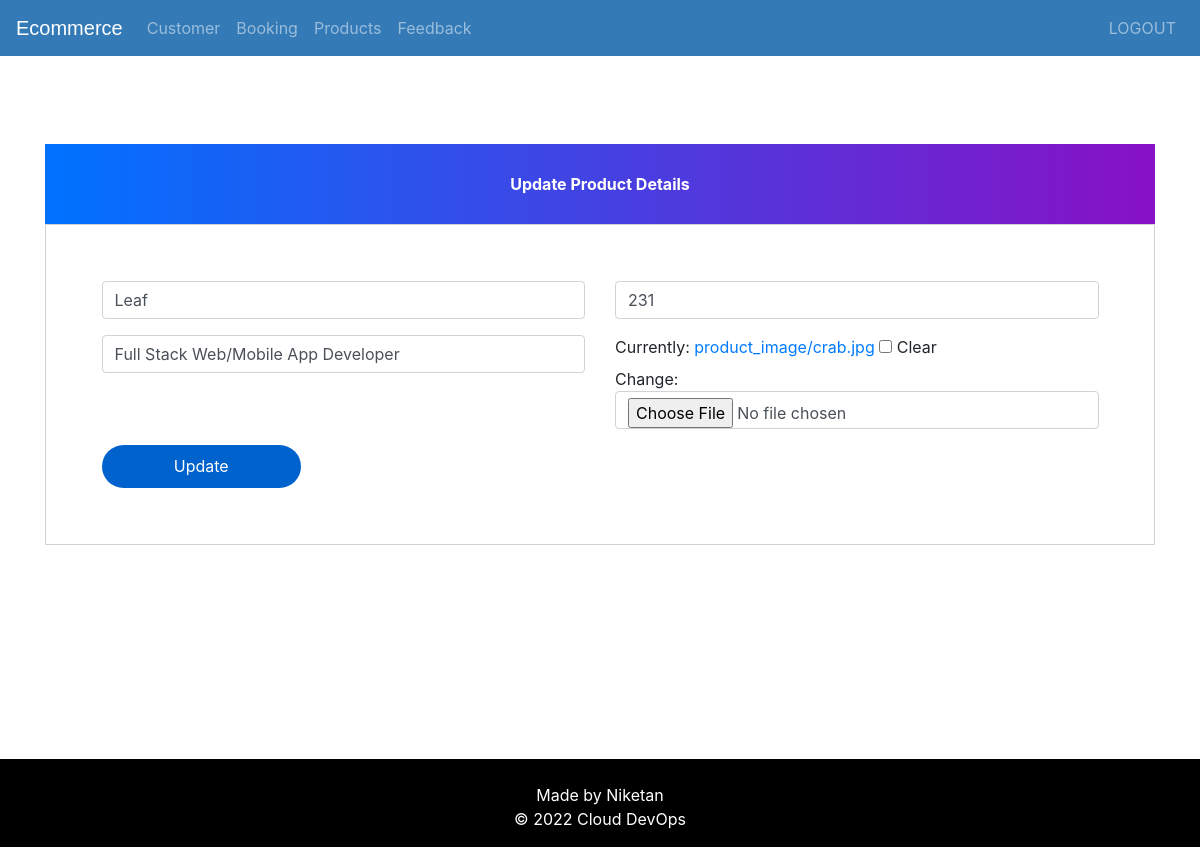
Screenshot of /update-product/3 (signed in) with the database file from the repository.
### ecom/models.py (models this page shows, shortened)
class Product(models.Model):
    name=models.CharField(max_length=40)
    product_image= models.ImageField(upload_to='product_image/',null=True,blank=True)
    price = models.PositiveIntegerField()
    description=models.CharField(max_length=40)

### ecom/views.py (the view)
# urls.py: path('update-product/<int:pk>', views.update_product_view,name='update-product'),
@login_required(login_url='adminlogin')
def update_product_view(request,pk):
    product=models.Product.objects.get(id=pk)
    productForm=forms.ProductForm(instance=product)
    if request.method=='POST':
        productForm=forms.ProductForm(request.POST,request.FILES,instance=product)
        if productForm.is_valid():
            productForm.save()
            return redirect('admin-products')
    return render(request,'ecom/admin_update_product.html',{'productForm':productForm})

### ecom/forms.py
class ProductForm(forms.ModelForm):
    class Meta:
        model=models.Product
        fields=['name','price','description','product_image']

### templates/ecom/admin_update_product.html (shortened to what this page needs)
{% extends 'ecom/admin_base.html' %}
{% load widget_tweaks %}
{% block content %}
<head>
  <link href="//maxcdn.bootstrapcdn.com/bootstrap/4.1.1/css/bootstrap.min.css" rel="stylesheet" id="bootstrap-css">
</head>
<br><br><br><br><br><br>
<form method="post" enctype="multipart/form-data">
  <div class="container register-form">
    <div class="form">
      <div class="note">
        <p>Update Product Details</p>
      </div>
      <div class="form-content">
        <div class="row">
          <div class="col-md-6">
            <div class="form-group">
              {% render_field productForm.name class="form-control" placeholder="Product Name" %}
            </div>
            <div class="form-group">
              {% render_field productForm.description class="form-control" placeholder="Description" %}
            </div>
          </div>
          <div class="col-md-6">
            <div class="form-group">
              {% render_field productForm.price class="form-control" placeholder="Price" %}
            </div>
            <div class="form-group">
              {% render_field productForm.product_image class="form-control" placeholder="product_image" %}
            </div>
          </div>
        </div>
        <button type="submit" class="btnSubmit">Update</button>
      </div>
    </div>
  </div>
</form>
{% endblock content %}

### templates/ecom/admin_base.html (style rules this page uses)
p { text-align: center; }

### templates/ecom/admin_update_product.html (style rules this page uses)
a:link { text-decoration: none; }
.note { text-align: center; height: 80px; background: -webkit-linear-gradient(left, #0072ff, #8811c5); color: #fff; font-weight: bold; line-height: 80px; }
.form-content { padding: 5%; border: 1px solid #ced4da; margin-bottom: 2%; }
.form-control { border-radius: 1.5rem; }
.btnSubmit { border: none; border-radius: 1.5rem; padding: 1%; width: 20%; cursor: pointer; background: #0062cc; color: #fff; }

### rows the page displays
Product: name "Leaf", description "Full Stack Web/Mobile App Developer", price "231"
